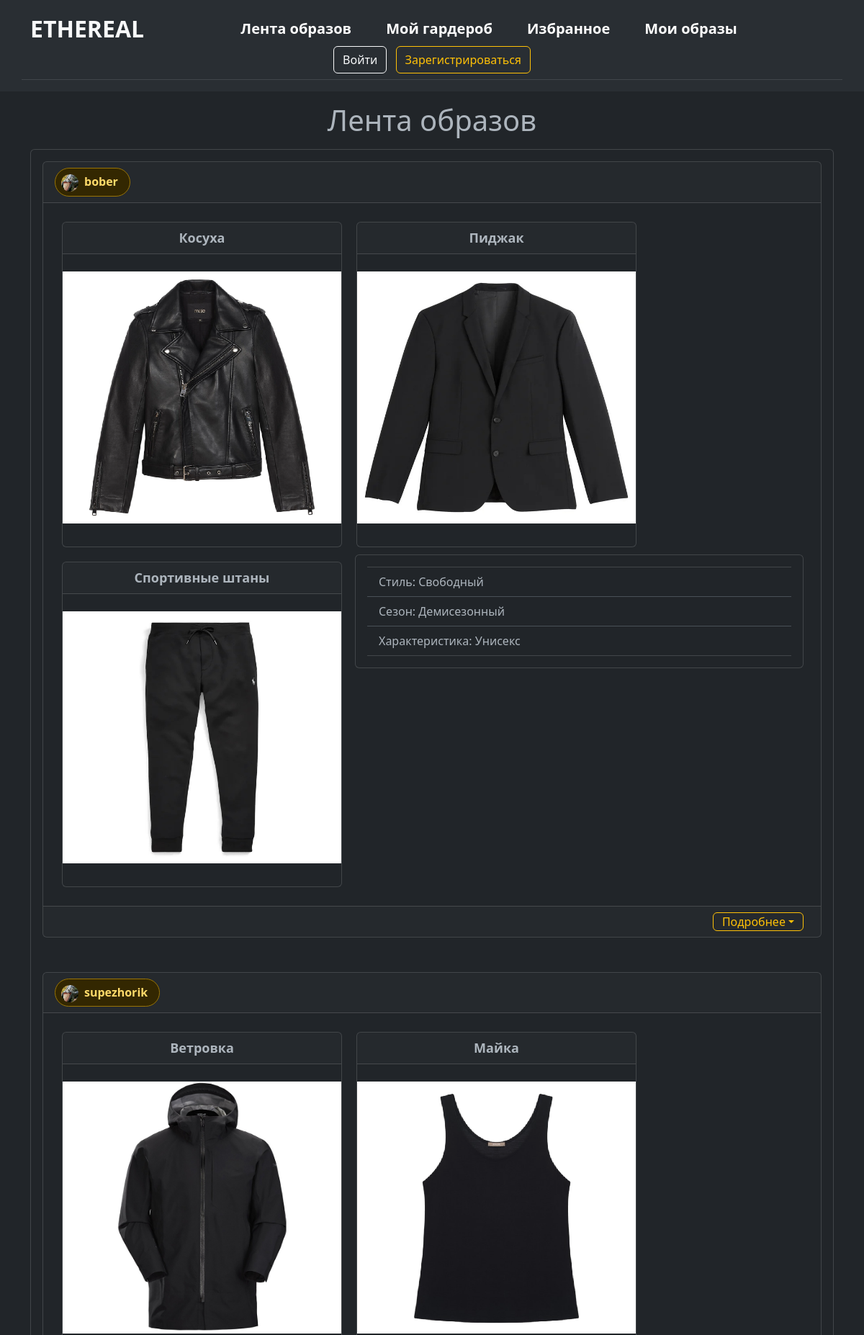
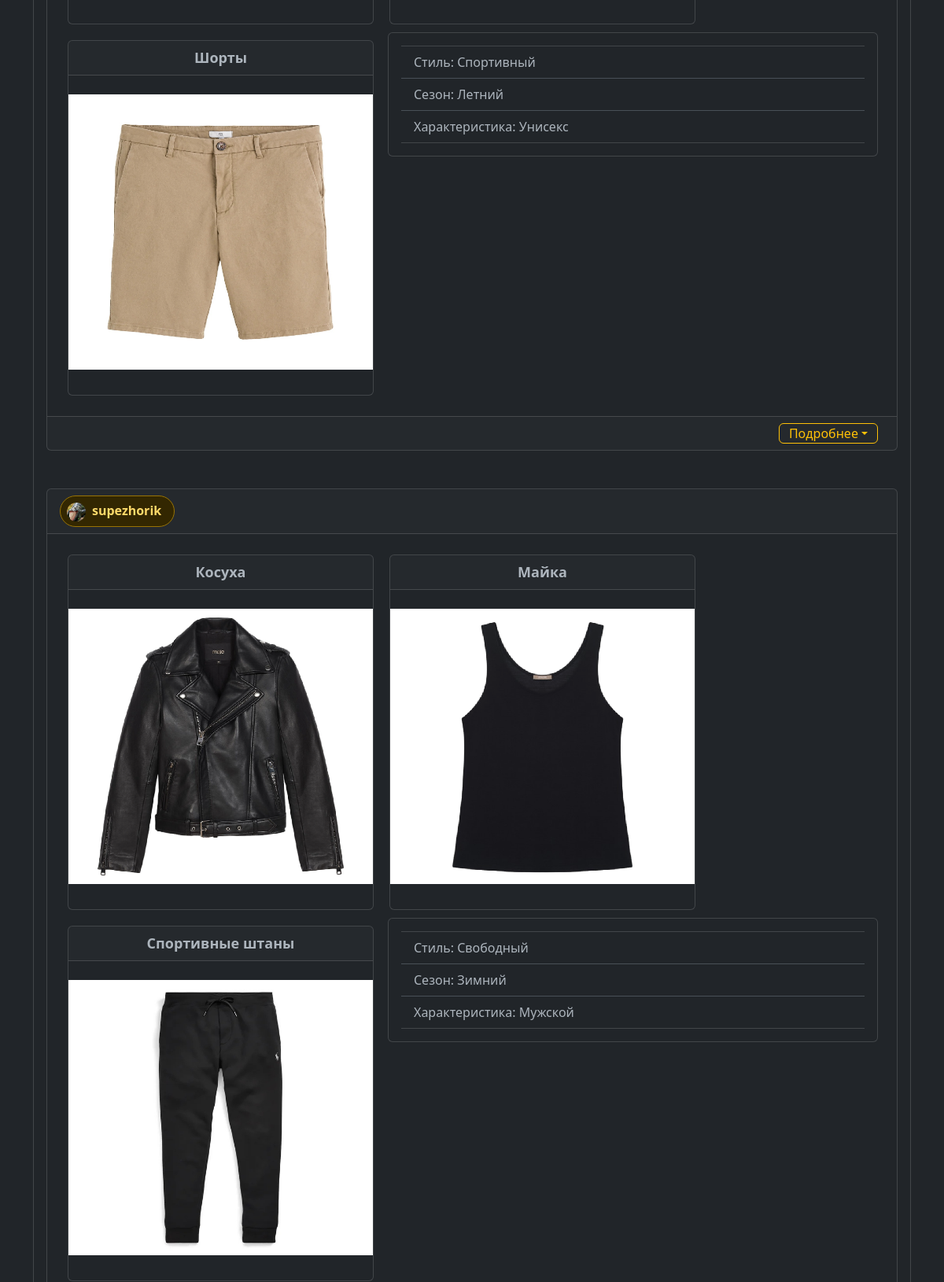
The page /looks_feed (upper part) on the database its author committed (2 pictures, top to bottom).
### data/custom_looks.py (models this page shows)
class CustomLooks(SqlAlchemyBase):
    __tablename__ = 'custom_looks'
    id = sqlalchemy.Column(sqlalchemy.Integer, primary_key=True, autoincrement=True)
    style = sqlalchemy.Column(sqlalchemy.Integer, sqlalchemy.ForeignKey("style.id"))
    season = sqlalchemy.Column(sqlalchemy.Integer, sqlalchemy.ForeignKey("season.id"))
    sex = sqlalchemy.Column(sqlalchemy.Integer, sqlalchemy.ForeignKey("sex.id"))
    description = sqlalchemy.Column(sqlalchemy.String, nullable=True)
    user = sqlalchemy.Column(sqlalchemy.Integer, sqlalchemy.ForeignKey("users.id"))
    styles = orm.relationship("Style", backref='custom_looks')
    seasons = orm.relationship("Season", backref='custom_looks')
    sex_ = orm.relationship("Sex", backref='custom_looks')
    users = orm.relationship("Users", backref='custom_looks')
    clothes = orm.relationship("Clothes",
                               secondary="custom_looks_to_clothes",
                               backref="custom_looks")

### data/users.py (models this page shows, shortened)
class Users(SqlAlchemyBase, UserMixin):
    __tablename__ = 'users'
    id = sqlalchemy.Column(sqlalchemy.Integer, primary_key=True, autoincrement=True)
    sex = sqlalchemy.Column(sqlalchemy.Integer, sqlalchemy.ForeignKey("sex.id"))
    nickname = sqlalchemy.Column(sqlalchemy.String)
    email = sqlalchemy.Column(sqlalchemy.String, index=True, unique=True)
    hashed_password = sqlalchemy.Column(sqlalchemy.String)
    image = sqlalchemy.Column(sqlalchemy.String, nullable=True)
    sex_ = orm.relationship("Sex", backref="users")
    favourite_looks = orm.relationship("Looks",
                             secondary="user_to_favourite_looks",
                             backref="user_looks")
    favourite_custom_looks = orm.relationship("CustomLooks",
                             secondary="user_to_favourite_custom_looks",
                             backref="user_custom")
    clothes = orm.relationship("Clothes",
                               secondary="user_to_clothes",
                               backref="user")

### data/clothes.py (models this page shows)
class Clothes(SqlAlchemyBase):
    __tablename__ = 'clothes'
    id = sqlalchemy.Column(sqlalchemy.Integer, primary_key=True, autoincrement=True)
    name = sqlalchemy.Column(sqlalchemy.String)
    type = sqlalchemy.Column(sqlalchemy.Integer, sqlalchemy.ForeignKey("type.id"))
    season = sqlalchemy.Column(sqlalchemy.Integer, sqlalchemy.ForeignKey("season.id"))
    image = sqlalchemy.Column(sqlalchemy.String, nullable=True)
    types = orm.relationship("Type", backref='clothes')
    seasons = orm.relationship("Season", backref='clothes')

### data/style.py (models this page shows)
class Style(SqlAlchemyBase):
    __tablename__ = 'style'
    id = sqlalchemy.Column(sqlalchemy.Integer, primary_key=True, autoincrement=True)
    style = sqlalchemy.Column(sqlalchemy.String)

### data/season.py (models this page shows)
class Season(SqlAlchemyBase):
    __tablename__ = 'season'
    id = sqlalchemy.Column(sqlalchemy.Integer, primary_key=True, autoincrement=True)
    season = sqlalchemy.Column(sqlalchemy.String)
    look_season = sqlalchemy.Column(sqlalchemy.String)

### data/sex.py (models this page shows)
class Sex(SqlAlchemyBase):
    __tablename__ = 'sex'
    id = sqlalchemy.Column(sqlalchemy.Integer, primary_key=True, autoincrement=True)
    sex = sqlalchemy.Column(sqlalchemy.String)

### main.py (the view)
@app.route('/')
@app.route('/looks_feed')
def looks_feed():
    param = {}
    session = db_session.create_session()
    param['custom_looks'] = []
    for item in session.query(CustomLooks).all():
        if item.style:
            param['custom_looks'].append(item)
    param['custom_looks'] = param['custom_looks'][::-1]
    param['title'] = 'Лента образов'
    param['path'] = url_for('static', filename='img/clothes_def')
    return render_template("looks_feed.html", **param)

### data/db_session.py (called while the page is built)
def create_session() -> Session:
    global __factory
    return __factory()

### templates/looks_feed.html (shortened to what this page needs)
{% extends "base.html" %}
{% block content %}
<p>
<h1 class="text-center">Лента образов</h1>
</p>
<div class="custom_looks">
  <div class="card">
  <div class="card-body">
    <div class="card-container" style="display: flex; flex-wrap: wrap;">
    {% for item in custom_looks%}
        <div class="card mb-5 w-100">
          <div class="card-header text-start" style="font-weight: bold; font-size: 18px; width: 100%;">
              <span class="badge align-items-center px-2 pe-3 pt-2 text-warning-emphasis bg-warning-subtle border border-warning-subtle rounded-pill fs-6">
                <img class="me-2 rounded-circle me-1" width="24" height="24" src="/static/img/avatars/image{{ item.users.id }}.png" alt="">{{item.users.nickname}}
              </span>
          </div>
          <div class="card-body">
          <div class="card-container" style="display: flex; flex-wrap: wrap;">
          {% for clothes in item.clothes%}
              <div class="card" style="width: 389px; margin: 10px; overflow: hidden;">
                <div class="card-header text-center" style="font-weight: bold; font-size: 18px;">{{clothes.name}}</div>
                <img src="{{path}}/{{clothes.image}}" style="height: 350px; width: 400px; max-width: 100%;" class="mx-auto mt-4">
                <div class="card-body">
                </div>
              </div>
          {% endfor %}
            <div class="col">
              <div class="card card-body mx-2">
                <ul class="list-group list-group-flush">
                    <li class="list-group-item">Стиль: {{item.styles.style}}</li>
                    <li class="list-group-item">Сезон: {{item.seasons.look_season}}</li>
                    <li class="list-group-item">Характеристика: {{item.sex_.sex}}</li>
                </ul>
              </div>
            </div>
          </div>
          </div>
            <div class="card-footer d-flex align-items-center justify-content-end">
                <button class="btn btn-outline-warning dropdown-toggle py-0 me-2" data-bs-toggle="collapse" data-bs-target="#item_{{item.id}}" aria-expanded="false" aria-controls="item_{{item.id}}">Подробнее</button>
            </div>
          </div>
    {% endfor %}
    </div>
  </div>
  </div>
</div>
{% endblock %}

### rows shown on the page
CustomLooks: users.nickname "bober", styles.style "Свободный", seasons.look_season "Демисезонный", sex_.sex "Унисекс"
Clothes: name "Косуха", image (picture)
Clothes: name "Пиджак", image (picture)
Clothes: name "Спортивные штаны", image (picture)
CustomLooks: users.nickname "supezhorik", styles.style "Спортивный", seasons.look_season "Летний", sex_.sex "Унисекс"
Clothes: name "Ветровка", image (picture)
Clothes: name "Майка", image (picture)
Clothes: name "Шорты", image (picture)
CustomLooks: users.nickname "supezhorik", styles.style "Свободный", seasons.look_season "Зимний", sex_.sex "Мужской"
